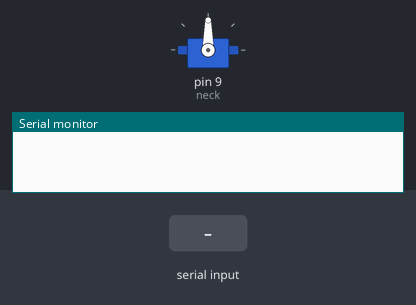
Bench run of a sketch on a simulated Arduino Uno, built with avr-gcc and run on an emulated ATmega328P. On the bench: servo, the last lines printed to the serial monitor. Inputs (shaded band) come from the test bench.

Above: at 1.2 s.
1.3 s: "a" received over Serial
At 2.5 s:
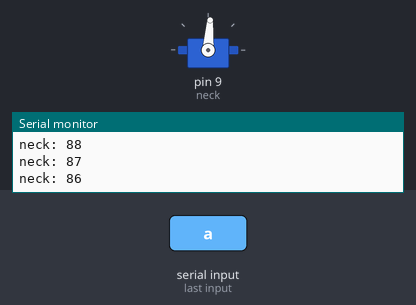
2.8 s: "d" received over Serial
At 3.6 s:
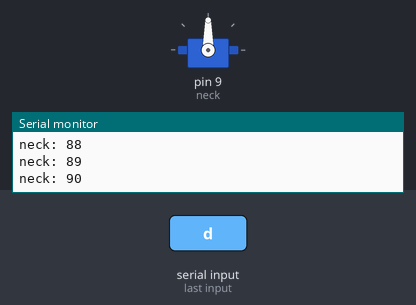
Timing chart, 0 to 5.8 s (numbered marks = the images above; inputs shaded):
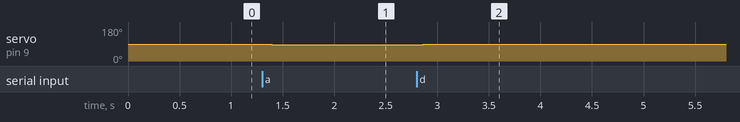

The sketch:

RUDEBOT_NECK.ino
```cpp
#include <Servo.h>

#define MAX_CHAR 4
#define BUFLEN 64
#define CMDLEN 1
#define MAXLEFT 30
#define MAXRIGHT 150
#define ANGLE 5

Servo neck;
int bAvail = 0;
int bRead = 0;
char sbuf[BUFLEN] = {};
int dir = 0;

void setup()
{
  Serial.begin(115200);
  neck.attach(9);
}

void loop()
{
  int pos = neck.read();
  char cmd = NULL;
  int newpos = 0;

  if ((bAvail = Serial.available()) && (bAvail >= CMDLEN))
  {
    Serial.println("pos: " + String(pos));
    Serial.println("Bytes avail: " + String(bAvail));
    bRead = Serial.readBytes(sbuf, bAvail);
    if (bRead > 0) {
      cmd = sbuf[bRead-1];
    } else {
      return;
    }

    switch(cmd) {
      case 'a':
        // Go left
        dir = -1;
        newpos = pos + (dir * ANGLE);
        break;
      case 'd':
        // Go right
        dir = 1;
        newpos = pos + (dir * ANGLE);
        break;
      case 's':
        // Go 90
        newpos = 90;
        if (pos < 90) {
          dir = 1;
        } else if ( pos > 90) {
          dir = -1;
        }
        break;
      default:
        return;
    }

    if (newpos < MAXLEFT) {
      newpos = MAXLEFT;
    }
    if (newpos > MAXRIGHT) {
      newpos = MAXRIGHT;
    }

    // Send command to servo
    Serial.println("newpos: " + String(newpos));
    for (int i = pos; (i != newpos) && (i >= MAXLEFT) && (i <= MAXRIGHT); i += dir) {
      Serial.println("neck: " + String(i));
      neck.write(i);
      delay(30);
    }
  }
}
```

Measured:
- after the input at 1.3 s, servo on pin 9 (neck): 90° → 86° at once
- after the input at 2.8 s, servo on pin 9 (neck): 86° → 90° at once
